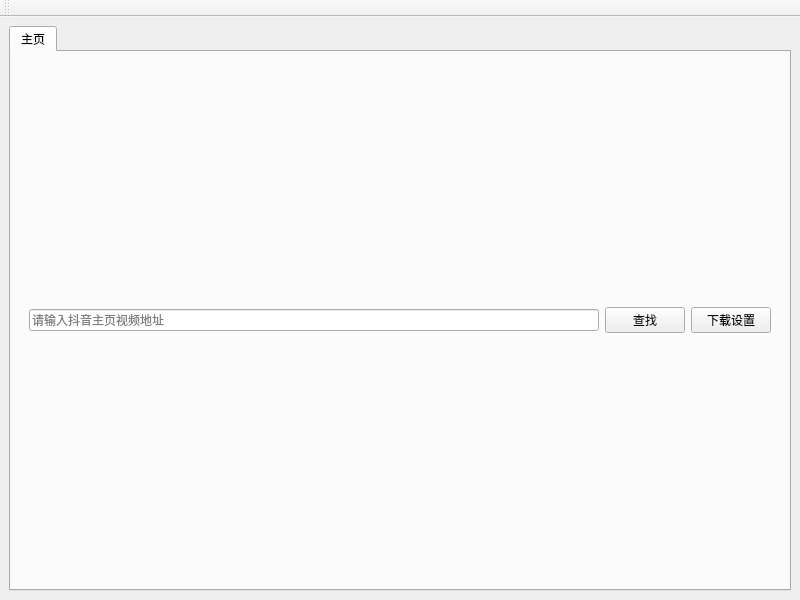
<?xml version="1.0" encoding="UTF-8"?>
<ui version="4.0">
 <class>MainWindow</class>
 <widget class="QMainWindow" name="MainWindow">
  <property name="geometry">
   <rect>
    <x>0</x>
    <y>0</y>
    <width>800</width>
    <height>600</height>
   </rect>
  </property>
  <property name="minimumSize">
   <size>
    <width>800</width>
    <height>600</height>
   </size>
  </property>
  <property name="maximumSize">
   <size>
    <width>800</width>
    <height>600</height>
   </size>
  </property>
  <property name="windowTitle">
   <string>Tiktok Down</string>
  </property>
  <property name="windowIcon">
   <iconset>
    <normaloff>icon.png</normaloff>icon.png</iconset>
  </property>
  <widget class="QWidget" name="centralwidget">
   <layout class="QVBoxLayout" name="verticalLayout">
    <item>
     <widget class="QTabWidget" name="tabWidget">
      <property name="mouseTracking">
       <bool>false</bool>
      </property>
      <property name="currentIndex">
       <number>0</number>
      </property>
      <property name="tabsClosable">
       <bool>false</bool>
      </property>
      <widget class="QWidget" name="home_tab">
       <property name="toolTip">
        <string/>
       </property>
       <attribute name="title">
        <string>主页</string>
       </attribute>
       <layout class="QHBoxLayout" name="horizontalLayout_2">
        <item>
         <widget class="QWidget" name="widget" native="true">
          <layout class="QHBoxLayout" name="horizontalLayout">
           <item>
            <widget class="QLineEdit" name="url_edit">
             <property name="placeholderText">
              <string>请输入抖音主页视频地址</string>
             </property>
            </widget>
           </item>
           <item>
            <widget class="QPushButton" name="find_btn">
             <property name="text">
              <string>查找</string>
             </property>
            </widget>
           </item>
           <item>
            <widget class="QPushButton" name="down_setting">
             <property name="text">
              <string>下载设置</string>
             </property>
            </widget>
           </item>
          </layout>
         </widget>
        </item>
       </layout>
      </widget>

     </widget>
    </item>
   </layout>
  </widget>
  <widget class="QToolBar" name="toolBar">
   <property name="windowTitle">
    <string>toolBar</string>
   </property>
   <attribute name="toolBarArea">
    <enum>TopToolBarArea</enum>
   </attribute>
   <attribute name="toolBarBreak">
    <bool>false</bool>
   </attribute>
  </widget>
 </widget>
 <resources/>
 <connections/>
</ui>
